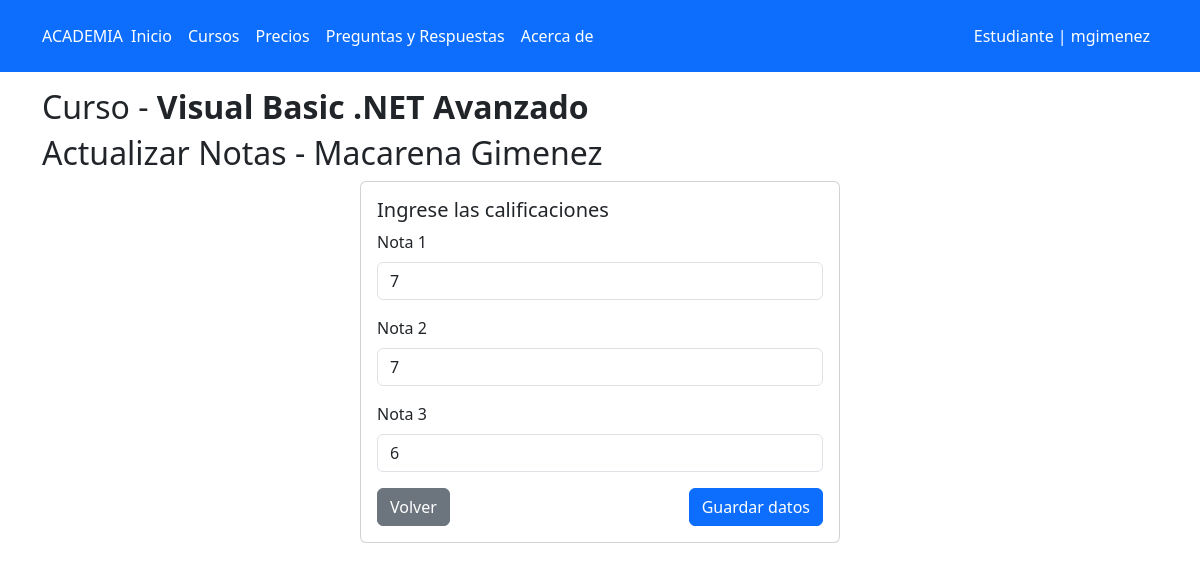
The page /courses/update_mark/29 (signed in) on the database its author committed.
### core/models.py (models this page shows, shortened)
class Course(models.Model):
    STATUS_CHOICES = (
        ('I', 'En etapa de inscripción'),
        ('P', 'En progreso'),
        ('F', 'Finalizado'),
    )
    name = models.CharField(max_length=90, verbose_name='Nombre')
    description = models.TextField(blank=True, null=True, verbose_name='Descripción')
    teacher = models.ForeignKey(User, on_delete=models.CASCADE, limit_choices_to={'groups__name': 'profesores'}, verbose_name='Profesor')
    class_quantity = models.PositiveIntegerField(default=0, verbose_name='Cantidad de clases')
    status = models.CharField(max_length=1, choices=STATUS_CHOICES, default='I', verbose_name='Estado')
    class Meta:
        verbose_name = 'Curso'
        verbose_name_plural = 'Cursos'

class Mark(models.Model):
    course = models.ForeignKey(Course, on_delete=models.CASCADE, verbose_name='Curso')
    student = models.ForeignKey(User, on_delete=models.CASCADE, limit_choices_to={'groups__name': 'estudiantes'}, verbose_name='Estudiante')
    mark_1 = models.PositiveIntegerField(null=True, blank=True, verbose_name='Nota 1')
    mark_2 = models.PositiveIntegerField(null=True, blank=True, verbose_name='Nota 2')
    mark_3 = models.PositiveIntegerField(null=True, blank=True, verbose_name='Nota 3')
    average = models.DecimalField(max_digits=3, decimal_places=1, null=True, blank=True, verbose_name='Promedio')
    class Meta:
        verbose_name = 'Nota'
        verbose_name_plural = 'Notas'

### core/views.py (the view, shortened to what this page needs)
# urls.py: path('courses/update_mark/<int:mark_id>', login_required(UpdateMarkView.as_view()), name='update_mark'),
@add_group_name_to_context
class UpdateMarkView(UpdateView):
    model = Mark
    fields = ['mark_1', 'mark_2', 'mark_3']
    template_name = 'update_mark.html'
    def get_context_data(self, **kwargs):
        context = super().get_context_data(**kwargs)
        mark = self.get_object()
        context['course_name'] = mark.course.name
        return context
    def get_object(self, queryset=None):
        mark_id = self.kwargs['mark_id']
        return get_object_or_404(Mark, id=mark_id)

### core/views.py (called while the page is built)
def plural_to_singular(plural):
    plural_singular = {
        "estudiantes": "estudiante",
        "profesores": "profesor",
        "preceptores": "preceptor",
        "administrativos": "administrativo",
    }
    return plural_singular.get(plural, "error")

def get_group_and_color(user):
    group = user.groups.first()
    group_id = None
    group_name = None
    group_name_singular = None
    color = None
    if group:
        if group.name == 'estudiantes':
            color = 'bg-primary'
        elif group.name == 'profesores':
            color = 'bg-success'
        elif group.name == 'preceptores':
            color = 'bg-secondary'
        elif group.name == 'administrativos':
            color = 'bg-danger'
        group_id = group.id
        group_name = group.name
        group_name_singular = plural_to_singular(group.name)
    return group_id, group_name, group_name_singular, color

def add_group_name_to_context(view_class):
    original_dispatch = view_class.dispatch
    def dispatch(self, request, *args, **kwargs):
        user = self.request.user
        group_id, group_name, group_name_singular, color = get_group_and_color(user)
        context = {
            'group_name': group_name,
            'group_name_singular': group_name_singular,
            'color': color
        }
        self.extra_context = context
        return original_dispatch(self, request, *args, **kwargs)
    view_class.dispatch = dispatch
    return view_class

### templates/update_mark.html (shortened to what this page needs)
{% extends 'base.html' %}
{% block content %}
    {% load crispy_forms_tags %}
    <div class="container mt-3">
        <h2>Curso - <strong>{{ course_name }}</strong></h2>
        <h2>Actualizar Notas - {{ object.student.get_full_name }}</h2>
        <form method="POST" action="">
            <div class="card mx-auto" style="width: 30rem;">
                <div class="card-body">
                    <h5 class="card-title">Ingrese las calificaciones</h5>
                    {{ form | crispy }}
                    <button class="btn btn-primary float-end" type="submit">Guardar datos</button>
                    <button class="btn btn-secondary" type="button" onclick="goBack()">Volver</button>
                </div>
            </div>
        </form>
    </div>
{% endblock %}

### templates/header.html
{% if user.is_authenticated %}
    {% if group_name == 'estudiantes' %}
        <header class="p-3 text-bg-dark bg-primary">
    {% elif group_name == 'profesores' %}
        <header class="p-3 text-bg-dark bg-success">
    {% elif group_name == 'preceptores' %}
        <header class="p-3 text-bg-dark bg-secondary">
    {% elif group_name == 'administrativos' %}
        <header class="p-3 text-bg-dark bg-danger">
    {% endif %}
{% else %}
    <header class="p-3 text-bg-dark bg-primary">
{% endif %}
<div class="container">
    <div class="d-flex flex-wrap align-items-center justify-content-center justify-content-lg-start">
        <a href="{% url 'home' %}" class="d-flex align-items-center mb-2 mb-lg-0 text-white text-decoration-none">
            ACADEMIA
        </a>
        {% if user.is_authenticated %}
            {% if group_name == 'estudiantes' %}
                <ul class="nav col-12 col-lg-auto me-lg-auto mb-2 justify-content-center mb-md-0 bg-primary">
            {% elif group_name == 'profesores' %}
                <ul class="nav col-12 col-lg-auto me-lg-auto mb-2 justify-content-center mb-md-0 bg-success">
            {% elif group_name == 'preceptores' %}
                <ul class="nav col-12 col-lg-auto me-lg-auto mb-2 justify-content-center mb-md-0 bg-secondary">
            {% elif group_name == 'administrativos' %}
                <ul class="nav col-12 col-lg-auto me-lg-auto mb-2 justify-content-center mb-md-0 bg-danger">
            {% endif %}
        {% else %}
            <ul class="nav col-12 col-lg-auto me-lg-auto mb-2 justify-content-center mb-md-0 bg-primary">
        {% endif %}
        <li><a href="{% url 'home' %}" class="nav-link px-2 text-white">Inicio</a></li>
        <li><a href="{% url 'courses' %}" class="nav-link px-2 text-white">Cursos</a></li>
        {% if not user.is_authenticated or group_name == 'estudiantes' %}
            <li><a href="{% url 'pricing' %}" class="nav-link px-2 text-white">Precios</a></li>
            <li><a href="#" class="nav-link px-2 text-white">Preguntas y Respuestas</a></li>
            <li><a href="#" class="nav-link px-2 text-white">Acerca de</a></li>
        {% endif %}
        </ul>
        <div class="text-end">
            {% if user.is_authenticated %}
                <li style="list-style-type: none;">
                    <a class="nav-link px-2 text-white" href="{% url 'profile' %}">{{ group_name_singular|capfirst }}
                        | {{ user.username }}</a>
                </li>
            {% else %}
                <a class="btn btn-outline-light me-2" href="{% url 'custom_login' %}">Iniciar Sesión</a>
                <a class="btn btn-warning" href="{% url 'register' %}">Registrarse</a>
            {% endif %}
        </div>
    </div>
</div>
</header>

### rows shown on the page
Course: name "Visual Basic .NET Avanzado"
Mark: student.get_full_name "Macarena Gimenez", mark_1 "7", mark_2 "7", mark_3 "6"

### other values the page prints
{{ group_name_singular|capfirst }} "Estudiante"
{{ user.username }} "mgimenez"
